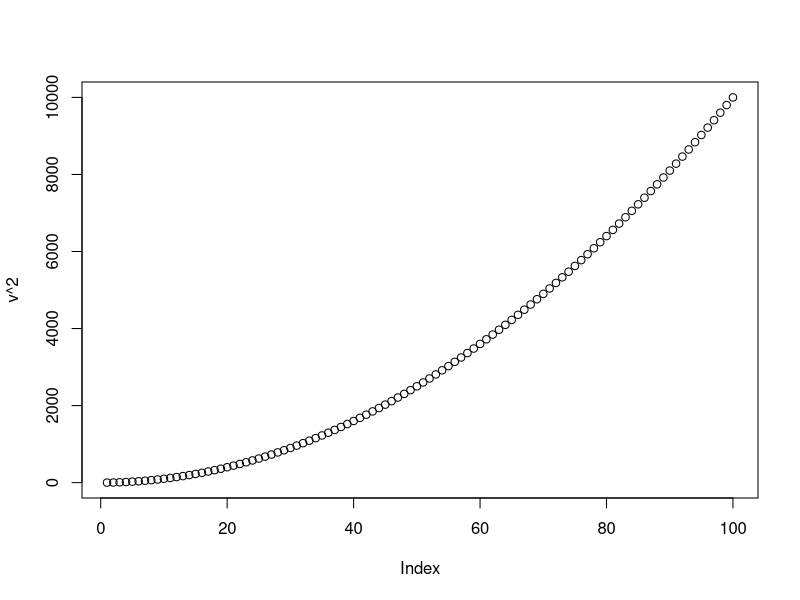

Recreate this plot in R.
####################################################################################################
#######                                     Daniel Rivas                                     #######
####################################################################################################

# Creating objects

# create an object
# give it a name followed by the assignment operator
# followed by the value
# assignment operator `<-`
x <- 3

# value of `x` is 3
# also read as 3 goes into `x`

# can also use `=` but not recommended
# shortcut: “Alt + -” on PC, “Option + -” on Mac
x = 3

####################################################################################################

# object names

# can be given any name
# should be explicit, but not too long
this_is_my_favorite_variable <- 0
my_tiny_little_variable <- 0.1

# cannot start with a number
# R is case sensitive
y <- 10
Y <- 20

print(paste0('the value of y is ', y))
print(paste0('and the value of Y is ', Y))

# try to avoid function names as object names
# avoid dots “.” in object names
# be consistent in code styling—style guides available online
# objects are known as variables in many other programming languages

####################################################################################################

# once you have assigned a variable
# you can use as you please
# for example, you can perform basic operations
print(paste0('the values of x is ', x))
print(paste0('and the values of y is ', y))

print(paste0('therefore, the addition is ', x + y))
print(paste0('therefore, the product is ', x * y))

####################################################################################################

# you can do the same to complex data structures
# for example, a vector or a unidimensional array
v <- 1:100

print(paste0('this is a vector:\n', v))
print(paste0('this is a vector minus a variable:\n', v - x))

####################################################################################################

# R is function-oriented
# compute the length of the vector
length(v)

# comes with many mathematical functions
# sample mean
mean(v)

# natural log
log(x)

####################################################################################################

# R makes building graphics easy!
plot(v ^ 2)

####################################################################################################
#######                                         END                                          #######
####################################################################################################
